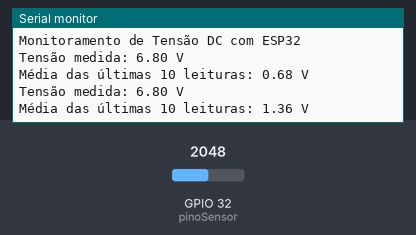
A sketch run on a simulated ESP32. Parts: the last lines printed to the serial monitor. The test bench sets the inputs (shaded band); at power-on: GPIO 32 (pinoSensor) = 2048.

Above: at 2.8 s.
2.9 s: GPIO 32 (pinoSensor) set to 2866
At 4.7 s:
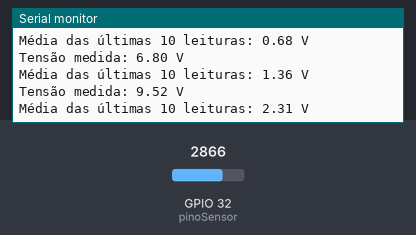
5.6 s: GPIO 32 (pinoSensor) set to 3603
At 7.4 s:
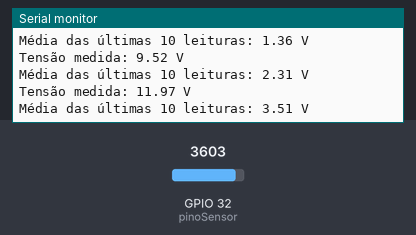
Timing chart, 0 to 8.9 s (numbered marks = the images above; inputs shaded):
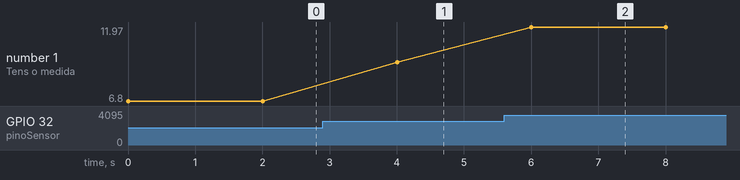

Measured:
- after the input at 2.9 s, the serial monitor: prints a new line after 1.1 s (image 1)
- after the input at 5.6 s, the serial monitor: prints a new line after 0.40 s (image 2)
- plotted number 1: 6.8 → 9.52 after the input at 2.9 s, 9.52 → 11.97 after the input at 5.6 s

The sketch:

battery_voltage_sensor_test.ino
```cpp
// Configuração do pino de entrada analógica
const int pinoSensor = 32; // GPIO34 (VP)

// Tensão de referência do ADC da ESP32 (3.3V)
const float tensaoReferencia = 2.72;

// Resolução do ADC da ESP32
const int resolucaoADC = 4095;

// Fator de escala do divisor de tensão
// R1 = 30kΩ e R2 = 7.5kΩ
const float fatorDivisor = (30.0 + 7.5) / 7.5; // 5

const int numLeituras = 10;
float leituras[numLeituras] = {0};
int indiceLeitura = 0;

void setup() {
  // Inicializa a comunicação serial
  Serial.begin(115200);
  Serial.println("Monitoramento de Tensão DC com ESP32");
}

void loop() {
  // Lê o valor analógico do pino
  int valorAnalogico = analogRead(pinoSensor);

  // Converte o valor lido para tensão no divisor
  float tensaoSensor = (valorAnalogico / float(resolucaoADC)) * tensaoReferencia;

  // Calcula a tensão real antes do divisor
  float tensaoReal = tensaoSensor * fatorDivisor;

  // Armazena a leitura no array circular
  leituras[indiceLeitura] = tensaoReal;
  indiceLeitura = (indiceLeitura + 1) % numLeituras;

  // Calcula a média das últimas 10 leituras
  float soma = 0;
  for (int i = 0; i < numLeituras; i++) {
    soma += leituras[i];
  }
  float mediaTensao = soma / numLeituras;

  // Exibe os resultados no monitor serial
  Serial.print("Tensão medida: ");
  Serial.print(tensaoReal);
  Serial.println(" V");
  Serial.print("Média das últimas 10 leituras: ");
  Serial.print(mediaTensao);
  Serial.println(" V");

  // Aguarda 2000ms antes da próxima leitura
  delay(2000);
}
```
